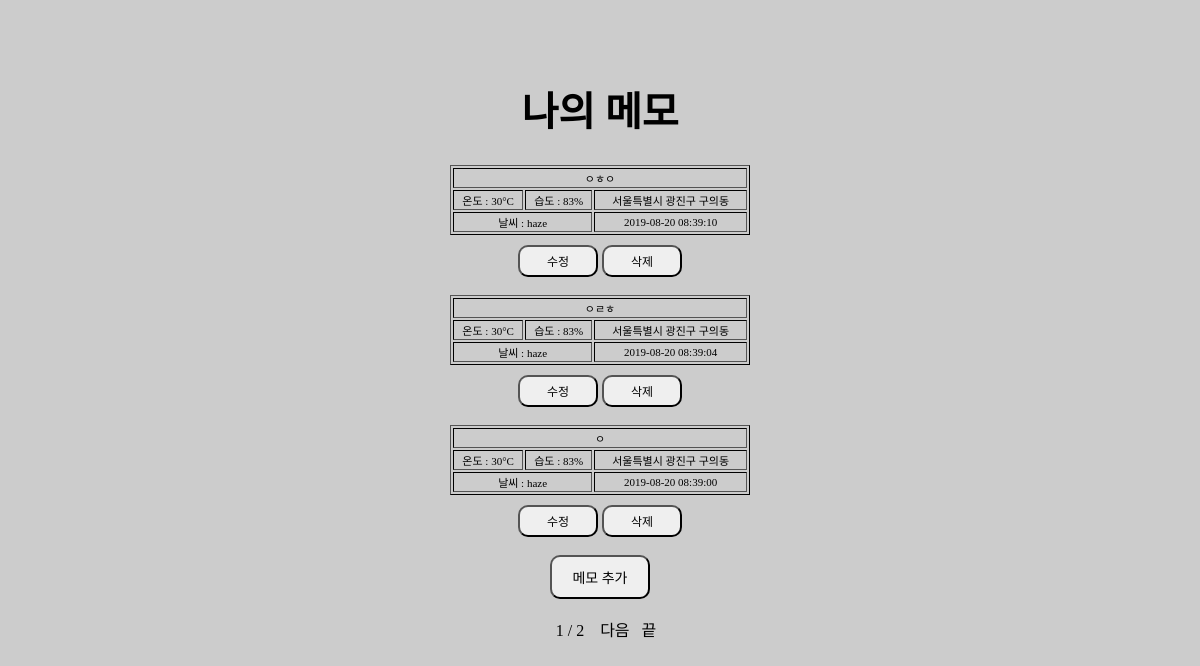
The app's page /pmos/memo/ (signed in), older data.
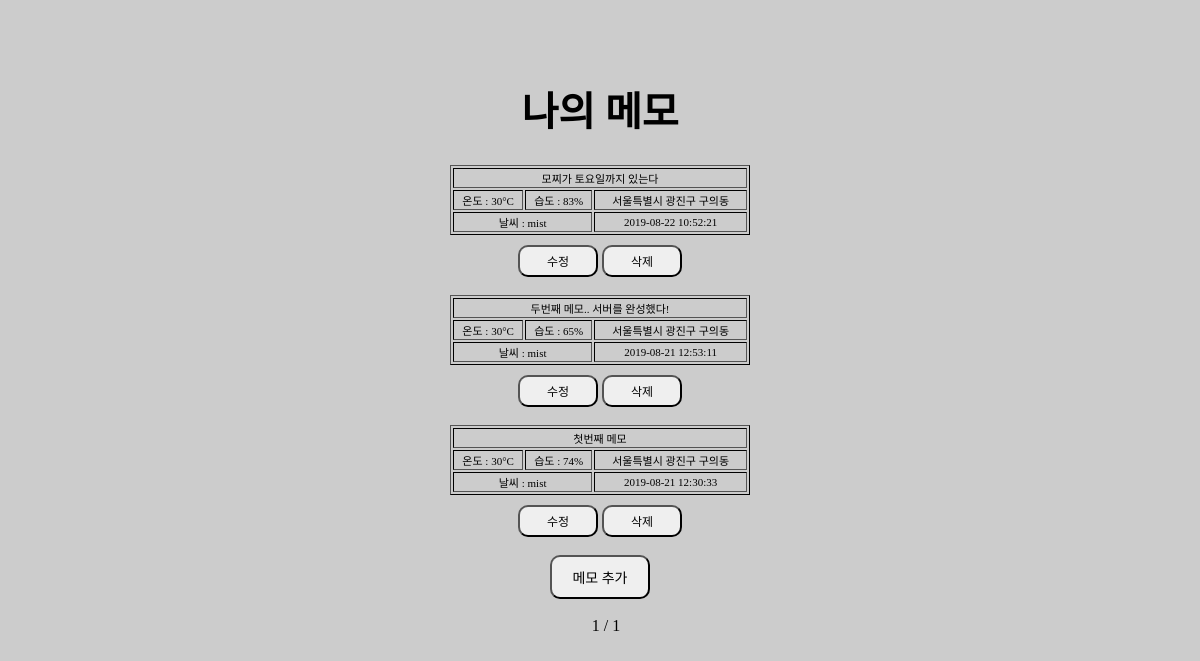
The same page, newer data.
### pmos/models.py (models this page shows, shortened)
class Memocond(models.Model):
    text = models.CharField(max_length = 100)
    lat = models.FloatField(max_length = 100, default=37.5400399)
    lon = models.FloatField(max_length = 100, default=127.09341909999999)
    locate = models.CharField(max_length = 50, default='aa')
    person = models.CharField(max_length = 50, default='cc')
    temp = models.IntegerField(default=30)
    humi = models. IntegerField(default=30)
    weat = models.CharField(max_length = 20, default='bb')
    date = models.DateTimeField(auto_now_add=True)

### pmos/views.py (the view)
# urls.py: path('memo/', views.memo, name='memo'),
def memo(request):
    current_user=get_user(request)
    memoconds = Memocond.objects
    memocond_list = Memocond.objects.filter(person=current_user.first_name).order_by('-date')
    paginator = Paginator(memocond_list, 3)
    page = request.GET.get('page')
    posts = paginator.get_page(page)
    return render(request, 'pmos/memo.html', {'memoconds':memoconds, 'posts':posts})

### pmos/templates/pmos/memo.html (shortened to what this page needs)
{% extends 'base.html' %}
{% block content %}
        <h1 class="mainh1"><a href="{% url 'home' %}">나의 메모</a></h1>
          {% for Memocond in posts %}
          <table class="tablememo" align="center" border="1">
            <tbody>
              <tr>
                <td colspan="4">{{ Memocond.text }}</td>
              </tr>
              <tr>
                <td>온도 : {{ Memocond.temp }}°C</td>
                <td>습도 : {{ Memocond.humi }}%</td>
                <td colspan="2">{{ Memocond.locate }}</td>
              </tr>
             <tr>
                <td colspan="2">날씨 : {{  Memocond.weat }}</td>
                <td colspan="2">{{ Memocond.date | date:"Y-m-d h:i:s"}}</td>
              </tr>
              </tbody>
            </table>
            <button class="button2" type="button" onclick="location.href='{% url 'pmos:memo_edit' Memocond.id %}'">수정</button>
            <button class="button2" type="button" onclick="location.href='{% url 'pmos:memo_delete' Memocond.id %}'">삭제</button>
            <br><br>
            {% endfor %}
            <button class="button1" type="button" onclick="location.href='{% url 'pmos:memo_add' %}'">메모 추가</button>
            <br>
            <br>
            <span>{{posts.number}}</span>
            <span>/</span>
            <span>{{ posts.paginator.num_pages }}</span>
            {% if posts.has_next %}&nbsp;&nbsp;
            <a href="?page={{ posts.next_page_number }}">다음</a>&nbsp;&nbsp;
            <a href="?page={{ posts.paginator.num_pages }}">끝</a>
            {% endif %}
{% endblock %}

Row changes from the older to the newer data that the page shows:
removed Memocond: text "ㅇㅎㅇ", temp "30", humi "83", locate "서울특별시 광진구 구의동", weat "haze", date "2019-08-20 08:39:10"
removed Memocond: text "ㅇㄹㅎ", temp "30", humi "83", locate "서울특별시 광진구 구의동", weat "haze", date "2019-08-20 08:39:04"
removed Memocond: text "ㅇ", temp "30", humi "83", locate "서울특별시 광진구 구의동", weat "haze", date "2019-08-20 08:39:00"
added Memocond: text "모찌가 토요일까지 있는다", temp "30", humi "83", locate "서울특별시 광진구 구의동", weat "mist", date "2019-08-22 10:52:21"
added Memocond: text "두번째 메모.. 서버를 완성했다!", temp "30", humi "65", locate "서울특별시 광진구 구의동", weat "mist", date "2019-08-21 12:53:11"
added Memocond: text "첫번째 메모", temp "30", humi "74", locate "서울특별시 광진구 구의동", weat "mist", date "2019-08-21 12:30:33"
Text that changed along with them:
{{ posts.paginator.num_pages }}: "2" → "1"
text no longer shown: "다음 끝"
